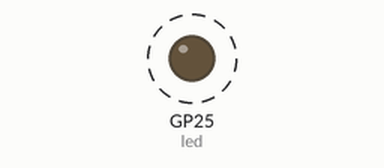
Simulated run of this program. Board: Raspberry Pi Pico running MicroPython. Parts: output pins drawn as LEDs (lit = HIGH). Dashed ring = blinking.

Above: at 0.2 s.
Timing chart, 0 to 3.0 s (numbered marks = the images above):
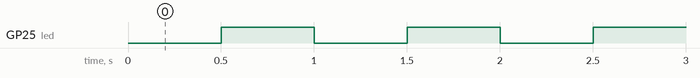

The program:

blinky.py
```python
import machine # We import a library to cntrol our Pico
import utime # We import another library to control the time
led = machine.Pin("LED", machine.Pin.OUT) # We set Pico's led

while True: # Forever (You can change it if you want)
    led.off() # Close the led
    utime.sleep(0.5) # Wait 0.5 sec
    led.on() # Open the led
    utime.sleep(0.5) # Wait 0.5 sec
```

Measured:
- by itself, GP25 (led): alternates HIGH for 0.50 s and LOW for 0.50 s
